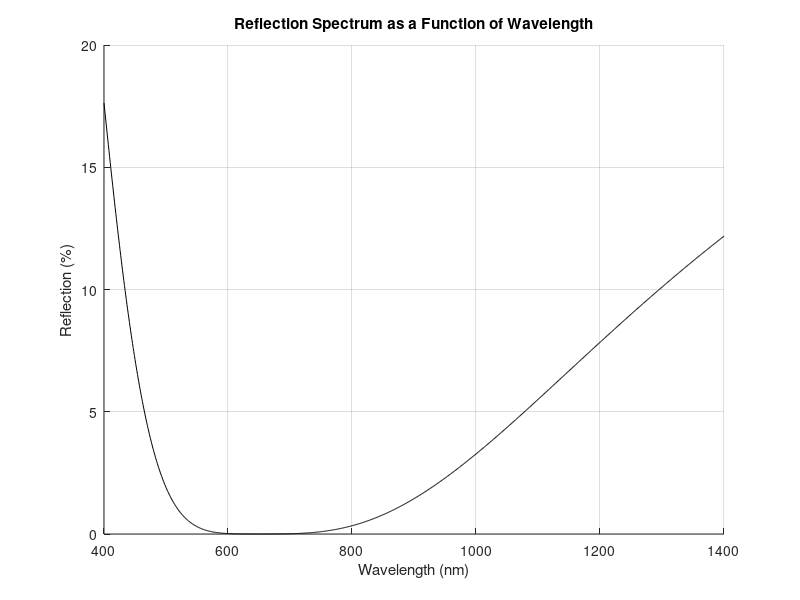

Reproduce this figure in MATLAB. (Note: this script raises an error after producing the figure.)
% Part 1: Reflection Spectrum Calculation
n_air = 1;
n_layer1 = 1.4;
n_layer2 = 2.62;
n_layer3 = 3.5;
RI_1 = (n_air - n_layer1) / (n_air + n_layer1);
RI_2 = (n_layer1 - n_layer2) / (n_layer1 + n_layer2);
RI_3 = (n_layer2 - n_layer3) / (n_layer2 + n_layer3);
wavelength_c = 650;
WL_1 = wavelength_c / n_layer1;
WL_2 = wavelength_c / n_layer2;
d_1 = WL_1 / 4;
d_2 = WL_2 / 4;

n_points = 1001;
data = zeros(1, n_points);
L_val = 400;

for k_val = 1:n_points
    delta_1 = (2 * pi * n_layer1 * d_1) / L_val;
    delta_2 = (2 * pi * n_layer2 * d_2) / L_val;
    
    M_11 = exp(1i * delta_1);
    M_12 = exp(1i * delta_2);
    M_21 = exp(-1i * delta_1);
    M_22 = exp(-1i * delta_2);
    
    tao_21 = M_12 * (M_11 * RI_1 + M_21 * RI_2) + M_22 * RI_3 * (M_11 * RI_1 * RI_2 + M_21);
    tao_11 = M_12 * (M_11 + M_21 * RI_1 * RI_2) + M_22 * RI_3 * (M_11 * RI_2 + M_21 * RI_1);
    gamma_sys = tao_21 / tao_11;
    R = 100 * (abs(gamma_sys) * abs(gamma_sys));
    data(1, k_val) = R;
    L_val = L_val + 1;
end

% Plotting the Reflection Spectrum
figure;
hold on;
title('Reflection Spectrum as a Function of Wavelength');
xlabel('Wavelength (nm)');
ylabel('Reflection (%)');
grid on;
plot(400:1:1400, data,'k');

% Part 2: Power Calculation and Plotting
wavelength_array = 400:10:1400;
reflectivity_array = zeros(1, length(wavelength_array));
transmissivity_array = zeros(1, length(wavelength_array));
power_array = zeros(1, length(wavelength_array));
total_power = 0;

% Material properties
ref_coeff_air_layer1 = ref_coefficient(n_air, n_layer1);
ref_coeff_layer1_layer2 = ref_coefficient(n_layer1, n_layer2);
ref_coeff_layer2_cell = ref_coefficient(n_layer2, n_cell);

trans_coeff_air_layer1 = trans_coefficient(n_air, n_layer1);
trans_coeff_layer1_layer2 = trans_coefficient(n_layer1, n_layer2);
trans_coeff_layer2_cell = trans_coefficient(n_layer2, n_cell);

q_air_layer1 = (1/trans_coeff_air_layer1) * [1, ref_coeff_air_layer1; ref_coeff_air_layer1, 1];
q_layer1_layer2 = (1/trans_coeff_layer1_layer2) * [1, ref_coeff_layer1_layer2; ref_coeff_layer1_layer2, 1];
q_layer2_cell = (1/trans_coeff_layer2_cell) * [1, ref_coeff_layer2_cell; ref_coeff_layer2_cell, 1];

wavelength_air = 650;
d_layer1 = 0.25 * wavelength_air / n_layer1;
d_layer2 = 0.25 * wavelength_air / n_layer2;

i_val = 1;
for wavelength_val = wavelength_array
    p_layer1 = prop_matrix(n_layer1, d_layer1, wavelength_val);
    p_layer2 = prop_matrix(n_layer2, d_layer2, wavelength_val);
    t_matrix = q_air_layer1 * p_layer1 * q_layer1_layer2 * p_layer2 * q_layer2_cell;
    reflection_coefficient = abs(t_matrix(2, 1) / t_matrix(1, 1))^2;
    reflectivity_array(i_val) = reflection_coefficient * 100;
    transmission_coefficient = 1 - reflection_coefficient;
    transmissivity_array(i_val) = transmission_coefficient;
    intensity_val = calc_intensity(wavelength_val);
    power_val = transmission_coefficient * intensity_val;
    power_array(i_val) = power_val;
    total_power = total_power + power_val * 10;
    i_val = i_val + 1;
end

% Plotting Power vs. Wavelength
figure;
plot(wavelength_array, power_array, 'k');
ylabel('Instantaneous Power');
xlabel('Wavelength (nm)');
title('Power Spectrum from 400nm to 1400nm');
disp(['The total found power from 400nm to 1400nm is ' num2str(total_power)]);
grid on;
xlim([400, 1400]);
ylim([0.2, 1.4]);

wavelength_array_new = 200:10:2200;

reflectivity_array_new = zeros(1, length(wavelength_array_new));
transmissivity_array_new = zeros(1, length(wavelength_array_new));
power_array_new = zeros(1, length(wavelength_array_new));
total_power_new = 0;

ref_coeff_air_layer1 = ref_coefficient(n_air, n_layer1);
ref_coeff_layer1_layer2 = ref_coefficient(n_layer1, n_layer2);
ref_coeff_layer2_cell = ref_coefficient(n_layer2, n_cell);

trans_coeff_air_layer1 = trans_coefficient(n_air, n_layer1);
trans_coeff_layer1_layer2 = trans_coefficient(n_layer1, n_layer2);
trans_coeff_layer2_cell = trans_coefficient(n_layer2, n_cell);

q_air_layer1 = (1/trans_coeff_air_layer1) * [1, ref_coeff_air_layer1; ref_coeff_air_layer1, 1];
q_layer1_layer2 = (1/trans_coeff_layer1_layer2) * [1, ref_coeff_layer1_layer2; ref_coeff_layer1_layer2, 1];
q_layer2_cell = (1/trans_coeff_layer2_cell) * [1, ref_coeff_layer2_cell; ref_coeff_layer2_cell, 1];

wavelength_air = 650;
d_layer1 = 0.25 * wavelength_air / n_layer1;
d_layer2 = 0.25 * wavelength_air / n_layer2;

i_val = 1;
for wavelength_val = wavelength_array_new
    p_layer1 = prop_matrix(n_layer1, d_layer1, wavelength_val);
    p_layer2 = prop_matrix(n_layer2, d_layer2, wavelength_val);
    t_matrix = q_air_layer1 * p_layer1 * q_layer1_layer2 * p_layer2 * q_layer2_cell;
    reflection_coefficient = abs(t_matrix(2, 1) / t_matrix(1, 1))^2;
    reflectivity_array_new(i_val) = reflection_coefficient * 100;
    transmission_coefficient = 1 - reflection_coefficient;
    transmissivity_array_new(i_val) = transmission_coefficient;
    intensity_val = calc_intensity(wavelength_val);
    power_val = transmission_coefficient * intensity_val;
    power_array_new(i_val) = power_val;
    total_power_new = total_power_new + power_val * 10;
    i_val = i_val + 1;
end

% Plot
figure;
plot(wavelength_array_new, power_array_new, 'k');
ylabel('Instantaneous Power');
xlabel('Wavelength (nm)');
title('Power Distribution from 200nm to 2200nm');
disp(['The total found power from 200nm to 2200nm is ' num2str(total_power_new)]);
grid on;
xlim([200, 2200]);
ylim([0.04, 1.4]);

% Part 3: Refractive Index Variation and Power Calculation
lambda_c = 650;
wavelength_vals = 200:1:2199;
g01 = (n_air - n_layer1) / (n_air + n_layer1);  % reflection coefficient between air and first layer
t01 = 2 * n_air / (n_air + n_layer1); % transmission coefficient between air and first layer
q01 = (1 / t01) * [1, g01; g01, 1];

Power_vals = zeros(1, length(wavelength_vals));
PowerC_vals = zeros(1, 200);
indice_array_vals = 1.3:0.01:3.29;
n2_val = 1.3;

for n_val = 1:length(indice_array_vals)
    t12 = 2 * n_layer1 / (n_layer1 + n2_val);
    t23 = 2 * n2_val / (n2_val + n_layer3);
    g12 = (n_layer1 - n2_val) / (n_layer1 + n2_val);
    g23 = (n2_val - n_layer3) / (n2_val + n_layer3);
    q12 = (1 / t12) * [1, g12; g12, 1];
    q23 = (1 / t23) * [1, g23; g23, 1];
    L_val = 200;
    for k_val = 1:length(wavelength_vals)
        delta_m = (pi / 2) * (lambda_c / L_val);
        p1 = [exp(1i * delta_m), 0; 0, exp(-1i * delta_m)];
        T = q01 * p1 * q12 * p1 * q23;
        g_val = T(2, 1) / T(1, 1);
        r_val = abs(g_val)^2;
        pow_val = (((1 - r_val) * (6.16 * 10^15)) / ((L_val^5) * (exp(2484 / L_val) - 1)));
        Power_vals(1, k_val) = pow_val;
        L_val = L_val + 1;
    end
    PowerC_vals(1, n_val) = sum(Power_vals);
    n2_val = n2_val + 0.01;
end

% Plotting Power vs. Refractive Indices
figure;
subplot(2, 1, 1);
plot(indice_array_vals, PowerC_vals, 'k');
title('Power vs. Refractive Indices');
ylabel('Power (W/m^2)');
xlabel('Refractive Index');
xlim([1.3, 3.3]);

% Comparing Reflectivity for Different Refractive Indices
Reflectivity_n23 = zeros(1, length(wavelength_vals));
Reflectivity_n262 = zeros(1, length(wavelength_vals));
n2_val = 2.3;

for k_val = 1:length(wavelength_vals)
    delta_m = (pi / 2) * (lambda_c / L_val);
    p1 = [exp(1i * delta_m), 0; 0, exp(-1i * delta_m)];
    T = q01 * p1 * q12 * p1 * q23;
    g_val = T(2, 1) / T(1, 1);
    r_val = abs(g_val)^2;
    Reflectivity_n23(1, k_val) = r_val;
    L_val = L_val + 1;
end

n2_val = 2.62;
for k_val = 1:length(wavelength_vals)
    delta_m = (pi / 2) * (lambda_c / L_val);
    p1 = [exp(1i * delta_m), 0; 0, exp(-1i * delta_m)];
    T = q01 * p1 * q12 * p1 * q23;
    g_val = T(2, 1) / T(1, 1);
    r_val = abs(g_val)^2;
    Reflectivity_n262(1, k_val) = r_val;
    L_val = L_val + 1;
end

% Plotting Reflectivity vs. Wavelength for Different Refractive Indices
subplot(2, 1, 2);
plot(wavelength_vals, Reflectivity_n23 * 100, 'k');
hold on;
plot(wavelength_vals, Reflectivity_n262 * 100, 'r');
title('Reflectivity vs. Wavelength for n=2.3 & 2.62');
xlabel('Wavelength (nm)');
ylabel('Reflectivity (%)');
xlim([200, 2200]);

function calc_ref_coefficient = ref_coefficient(n1, n2)
    calc_ref_coefficient = (n1 - n2) / (n2 + n1);
end

function calc_trans_coefficient = trans_coefficient(n1, n2)
    calc_trans_coefficient = (2 * n1) / (n1 + n2);
end

function calc_propagation_matrix = prop_matrix(n, d, wavelength)
    calc_propagation_matrix = [exp(1i * 2 * pi * n * d / wavelength), 0; 0, exp(-(1i * 2 * pi * n * d / wavelength))];
end

function calc_intensity = calc_intensity(wavelength)
    calc_intensity = (6.16 * 10^15) / ((wavelength^5) * (exp(2484 / wavelength) - 1));
end
